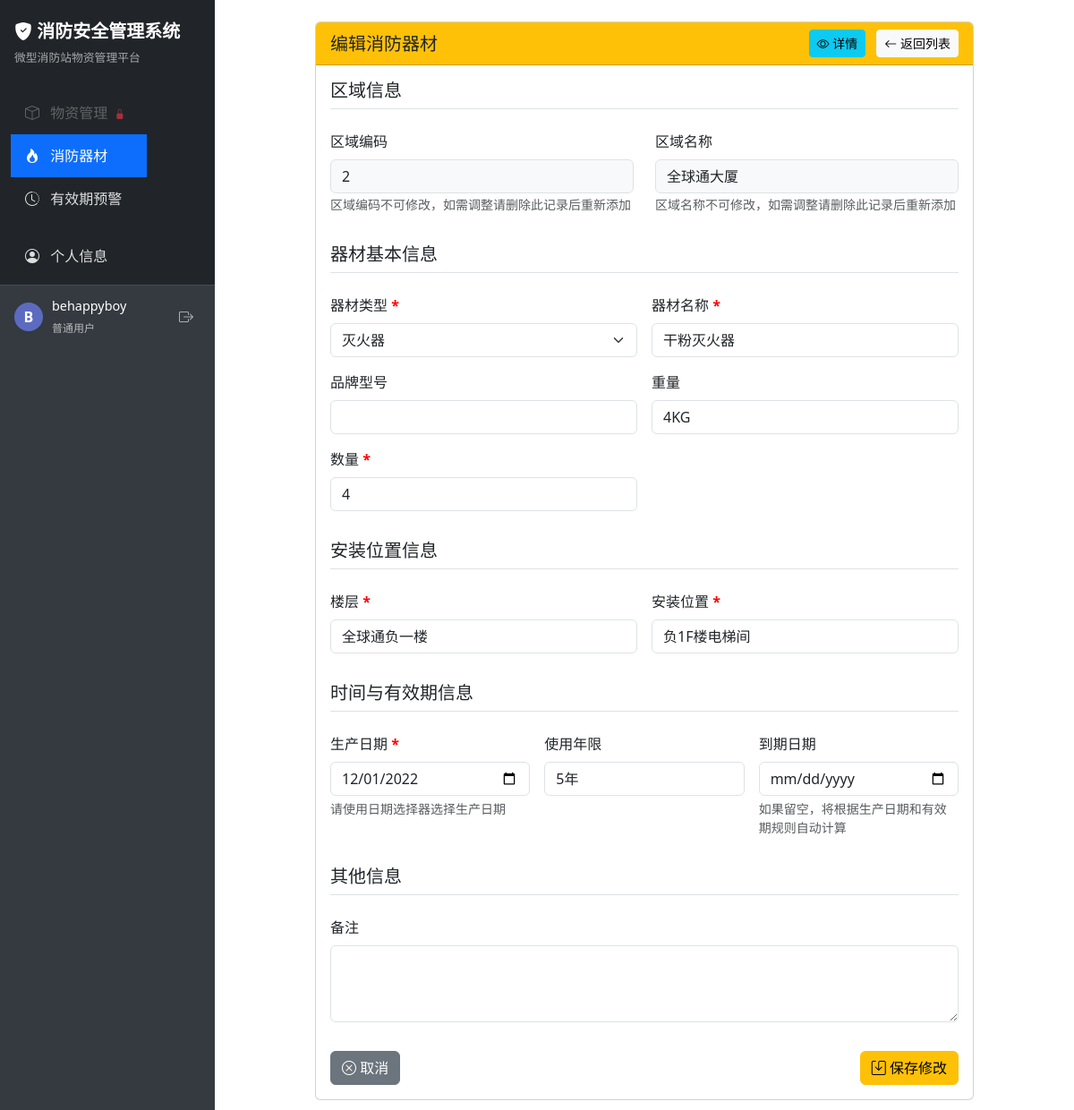
Screenshot of /equipment/edit/625 (signed in) with the database file from the repository.
### app/models/user.py (models this page shows, shortened)
class User(UserMixin, db.Model):
    __tablename__ = 'user'
    id = db.Column(db.Integer, primary_key=True)
    username = db.Column(db.String(80), unique=True, nullable=False)
    password_hash = db.Column(db.String(256), nullable=False)
    role = db.Column(db.String(20), default='user')  # admin 或 user
    is_active = db.Column(db.Boolean, default=True)  # 账号是否启用
    email = db.Column(db.String(120))  # 添加邮箱字段

### app/models/equipment.py (models this page shows, shortened)
class FireEquipment(db.Model):
    __tablename__ = 'fire_equipment'
    id = db.Column(db.Integer, primary_key=True)
    area_code = db.Column(db.Integer, nullable=False)  # 设备区域编码
    area_name = db.Column(db.String(50), nullable=True)   # 设备区域名称
    installation_floor = db.Column(db.String(50), nullable=False)  #楼层
    installation_location = db.Column(db.String(200), nullable=False)  # 安装位置
    equipment_type = db.Column(db.String(50), nullable=False)     # 器材类型
    equipment_name = db.Column(db.String(100), nullable=False)  # 器材名称
    model = db.Column(db.String(100), nullable=False)             # 品牌型号
    weight = db.Column(db.String(30), nullable=False)                  #重量
    quantity = db.Column(db.Integer, nullable=True)                  # 数量
    production_date = db.Column(db.Date, nullable=True)          # 生产日期
    service_life = db.Column(db.String(30), nullable=False)        #使用年限
    expiration_date = db.Column(db.String(50), nullable=False)        # 到期日期
    remark = db.Column(db.Text, nullable=False)                   # 备注
    created_at = db.Column(db.DateTime, default=datetime.utcnow) # 创建时间
    updated_at = db.Column(db.DateTime, default=datetime.utcnow,
                           onupdate=datetime.utcnow)             # 更新时间

### app/routes/equipment.py (the view, shortened to what this page needs)
@equipment_bp.route('/edit/<int:equipment_id>', methods=['GET', 'POST'])
@login_required
def edit(equipment_id):
    equipment = FireEquipment.query.get_or_404(equipment_id)
    if current_user.role != 'admin':
        permission = Permission.query.filter_by(
            user_id=current_user.id,
            area_id=str(equipment.area_code),
            operation_type='灭火器和呼吸器',
            can_edit=True
        ).first()
        if not permission:
            flash('您没有权限编辑此消防器材信息', 'danger')
            return redirect(url_for('equipment.index'))
    equipment_types = db.session.query(FireEquipment.equipment_type).distinct().all()
    equipment_types = [t[0] for t in equipment_types if t[0]]
    floors = db.session.query(FireEquipment.installation_floor).distinct().all()
    floors = [f[0] for f in floors if f[0]]
    locations = db.session.query(FireEquipment.installation_location).distinct().all()
    locations = [l[0] for l in locations if l[0]]
    return render_template(
        'equipment/edit.html',
        equipment=equipment,
        equipment_types=equipment_types,
        floors=floors,
        locations=locations
    )

### app/templates/equipment/edit.html (shortened to what this page needs)
{% extends 'base.html' %}
{% block content %}
<div class="container">
    <div class="row justify-content-center">
        <div class="col-md-10">
            <div class="card">
                <div class="card-header bg-warning text-dark d-flex justify-content-between align-items-center">
                    <h5 class="mb-0">编辑消防器材</h5>
                    <div>
                        <a href="{{ url_for('equipment.detail', equipment_id=equipment.id) }}" class="btn btn-sm btn-info me-2">
                            <i class="bi bi-eye"></i> 详情
                        </a>
                        <a href="{{ url_for('equipment.index') }}" class="btn btn-sm btn-light">
                            <i class="bi bi-arrow-left"></i> 返回列表
                        </a>
                    </div>
                </div>
                <div class="card-body">
                    <form method="POST" action="{{ url_for('equipment.edit', equipment_id=equipment.id) }}">
                        <div class="form-section">
                            <h5>区域信息</h5>
                            <div class="row mb-3">
                                <div class="col-md-6">
                                    <div class="form-group">
                                        <label for="area_code" class="form-label">区域编码</label>
                                        <input type="number" class="form-control bg-light" id="area_code" name="area_code" value="{{ equipment.area_code }}" readonly>
                                        <small class="text-muted">区域编码不可修改，如需调整请删除此记录后重新添加</small>
                                    </div>
                                </div>
                                <div class="col-md-6">
                                    <div class="form-group">
                                        <label for="area_name" class="form-label">区域名称</label>
                                        <input type="text" class="form-control bg-light" id="area_name" name="area_name" value="{{ equipment.area_name }}" readonly>
                                        <small class="text-muted">区域名称不可修改，如需调整请删除此记录后重新添加</small>
                                    </div>
                                </div>
                            </div>
                        </div>
                        <div class="form-section">
                            <h5>器材基本信息</h5>
                            <div class="row g-3">
                                <div class="col-md-6">
                                    <label for="equipment_type" class="form-label required-field">器材类型</label>
                                    <select class="form-select" id="equipment_type" name="equipment_type" required>
                                        {% for type in equipment_types %}
                                        <option value="{{ type }}" {% if equipment.equipment_type == type %}selected{% endif %}>{{ type }}</option>
                                        {% endfor %}
                                    </select>
                                </div>
                                <div class="col-md-6">
                                    <label for="equipment_name" class="form-label required-field">器材名称</label>
                                    <input type="text" class="form-control" id="equipment_name" name="equipment_name" value="{{ equipment.equipment_name }}" required>
                                </div>
                                <div class="col-md-6">
                                    <label for="model" class="form-label">品牌型号</label>
                                    <input type="text" class="form-control" id="model" name="model" value="{{ equipment.model }}">
                                </div>
                                <div class="col-md-6">
                                    <label for="weight" class="form-label">重量</label>
                                    <input type="text" class="form-control" id="weight" name="weight" value="{{ equipment.weight }}" placeholder="如: 5kg">
                                </div>
                                <div class="col-md-6">
                                    <label for="quantity" class="form-label required-field">数量</label>
                                    <input type="number" class="form-control" id="quantity" name="quantity" min="1" value="{{ equipment.quantity }}" required>
                                </div>
                            </div>
                        </div>
                        <div class="form-section">
                            <h5>安装位置信息</h5>
                            <div class="row g-3">
                                <div class="col-md-6">
                                    <label for="installation_floor" class="form-label required-field">楼层</label>
                                    <input type="text" class="form-control" id="installation_floor" name="installation_floor" value="{{ equipment.installation_floor }}" required placeholder="如: 1楼、2层、负1楼">
                                </div>
                                <div class="col-md-6">
                                    <label for="installation_location" class="form-label required-field">安装位置</label>
                                    <input type="text" class="form-control" id="installation_location" name="installation_location" value="{{ equipment.installation_location }}" required placeholder="如: 走廊、会议室">
                                </div>
                            </div>
                        </div>
                        <div class="form-section">
                            <h5>时间与有效期信息</h5>
                            <div class="row g-3">
                                <div class="col-md-4">
                                    <label for="production_date" class="form-label required-field">生产日期</label>
                                    <input type="date" class="form-control date-picker" id="production_date" name="production_date"
                                           value="{{ equipment.production_date.strftime('%Y-%m-%d') if equipment.production_date and equipment.production_date is not string else equipment.production_date }}" required>
                                    <div class="form-text">请使用日期选择器选择生产日期</div>
                                </div>
                                <div class="col-md-4">
                                    <label for="service_life" class="form-label">使用年限</label>
                                    <input type="text" class="form-control" id="service_life" name="service_life" value="{{ equipment.service_life }}" placeholder="如: 5年">
                                </div>
                                <div class="col-md-4">
                                    <label for="expiry_date" class="form-label">到期日期</label>
                                    <input type="date" class="form-control date-picker" id="expiry_date" name="expiry_date"
                                           value="">
                                    <div class="form-text">如果留空，将根据生产日期和有效期规则自动计算</div>
                                </div>
                            </div>
                        </div>
                        <div class="form-section">
                            <h5>其他信息</h5>
                            <div class="mb-3">
                                <label for="remark" class="form-label">备注</label>
                                <textarea class="form-control" id="remark" name="remark" rows="3">{{ equipment.remark }}</textarea>
                            </div>
                        </div>
                        <div class="d-flex justify-content-between">
                            <button type="button" class="btn btn-secondary" onclick="window.location.href='{{ url_for('equipment.index') }}'">
                                <i class="bi bi-x-circle"></i> 取消
                            </button>
                            <button type="submit" class="btn btn-warning">
                                <i class="bi bi-save"></i> 保存修改
                            </button>
                        </div>
                    </form>
                </div>
            </div>
        </div>
    </div>
</div>
{% endblock %}

### app/templates/base.html (shortened to what this page needs)
<!DOCTYPE html>
<html lang="zh-CN">
<head>
    <link href="https://cdn.jsdelivr.net/npm/bootstrap@5.3.0/dist/css/bootstrap.min.css" rel="stylesheet">
    <link href="https://cdn.jsdelivr.net/npm/bootstrap-icons@1.11.0/font/bootstrap-icons.css" rel="stylesheet">
</head>
<body>
    <div class="wrapper">
        <nav class="sidebar" id="sidebar">
            <div class="sidebar-header">
                <a href="{{ url_for('index') }}">
                    <i class="bi bi-shield-fill-check"></i> 消防安全管理系统
                </a>
                <div class="subtitle">微型消防站物资管理平台</div>
            </div>
            <div class="sidebar-nav">
                <nav class="navbar navbar-dark bg-dark">
                    <div class="container-fluid">
                        <ul class="navbar-nav">
                            <li class="nav-item">
                                <a class="nav-link {% if request.path.startswith('/station') %}active{% endif %}
                                          {% if not user_permissions_by_type.micro_station and current_user.role != 'admin' %}no-permission{% endif %}"
                                   href="{{ url_for('station.index') }}"
                                   {% if not user_permissions_by_type.micro_station and current_user.role != 'admin' %}
                                   onclick="showNoPermissionAlert(event, '微型站物资管理')"
                                   {% endif %}>
                                    <i class="bi bi-box"></i> 物资管理
                                    {% if not user_permissions_by_type.micro_station and current_user.role != 'admin' %}
                                    <i class="bi bi-lock-fill ms-1 text-danger small"></i>
                                    {% endif %}
                                </a>
                            </li>
                            <li class="nav-item">
                                <a class="nav-link {% if request.path.startswith('/equipment') %}active{% endif %}
                                          {% if not user_permissions_by_type.fire_equipment and current_user.role != 'admin' %}no-permission{% endif %}"
                                   href="{{ url_for('equipment.index') }}"
                                   >
                                    <i class="bi bi-fire"></i> 消防器材
                                </a>
                            </li>
                            <li class="nav-item">
                                <a class="nav-link {% if request.path == '/admin/expiry_alert' %}active{% endif %}
                                          {% if not can_view_expiry_alert %}no-permission{% endif %}"
                                   href="{{ url_for('admin.expiry_alert') }}"
                                   >
                                    <i class="bi bi-clock-history"></i> 有效期预警
                                </a>
                            </li>
                            <li class="nav-item mt-3">
                                <a class="nav-link {% if request.path == '/auth/my_account' %}active{% endif %}" href="{{ url_for('auth.my_account') }}">
                                    <i class="bi bi-person-circle"></i> 个人信息
                                </a>
                            </li>
                        </ul>
                    </div>
                </nav>
            </div>
            {% if current_user.is_authenticated %}
            <div class="user-info mt-auto">
                <div class="user-avatar">
                    {{ current_user.username[0].upper() }}
                </div>
                <div class="user-details">
                    <p class="user-name">{{ current_user.username }}</p>
                    <span class="user-role">
                        {% if current_user.role == 'admin' %}管理员{% else %}普通用户{% endif %}
                    </span>
                </div>
                <a href="{{ url_for('auth.logout') }}" class="logout-btn" title="退出登录">
                    <i class="bi bi-box-arrow-right"></i>
                </a>
            </div>
            {% else %}
            <div class="mt-auto p-3">
                <a href="{{ url_for('auth.login') }}" class="btn btn-outline-light btn-sm w-100">
                    <i class="bi bi-box-arrow-in-right me-1"></i> 登录
                </a>
            </div>
            {% endif %}
        </nav>
        <main class="content">
            {% block content %}{% endblock %}
        </main>
    </div>
</body>
</html>

### rows the page displays
User: username "B", username "behappyboy"
FireEquipment: area_code "2", area_name "全球通大厦", equipment_type "灭火器", equipment_name "干粉灭火器", weight "4KG", quantity "4", installation_floor "全球通负一楼", installation_location "负1F楼电梯间", production_date "12/01/2022", service_life "5年"
